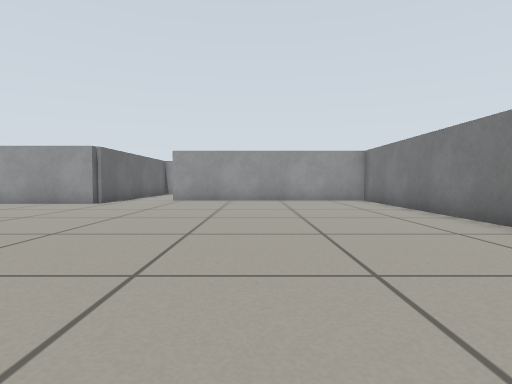
View 1 (above)

12 first-person views from a walk through a robot-simulator world made for Gazebo. The camera is 0.39 m above the floor, tilts 2° down and sees 80° across. The floor is counted in squares, 0.5 m on a side. Each view is taken from the middle of a square. On the plan, view 1 faces up. The plan holds only what a view shows up to about 10 squares ahead; the rest is blank. Robots are left out.

View 2
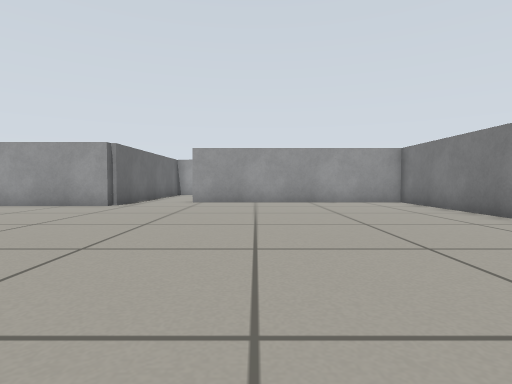

View 3
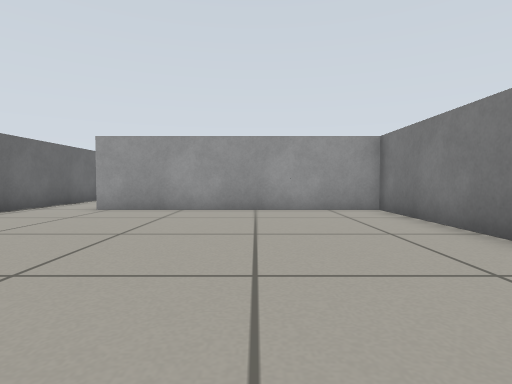

View 4
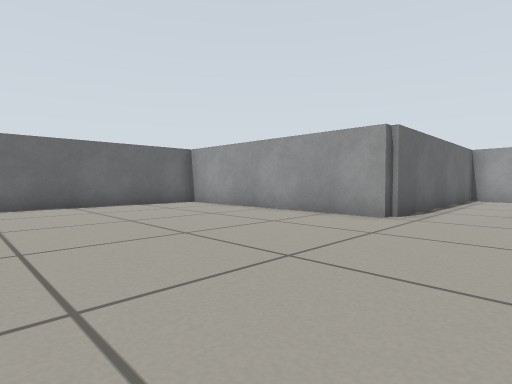

View 5
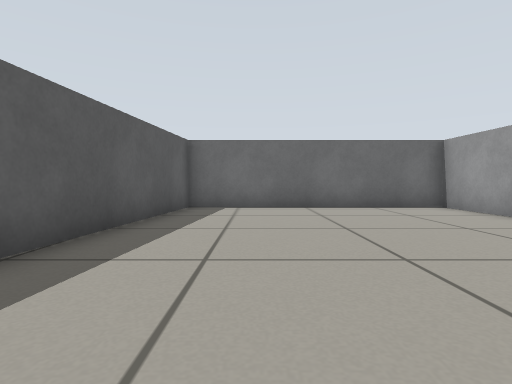

View 6
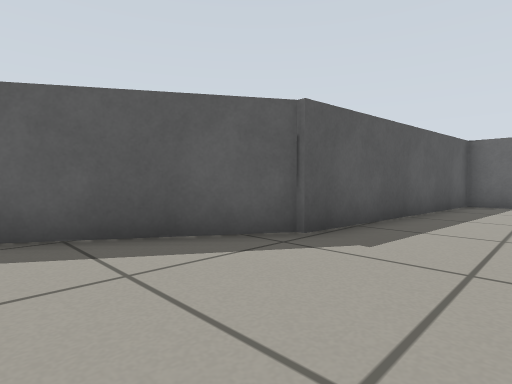

View 7
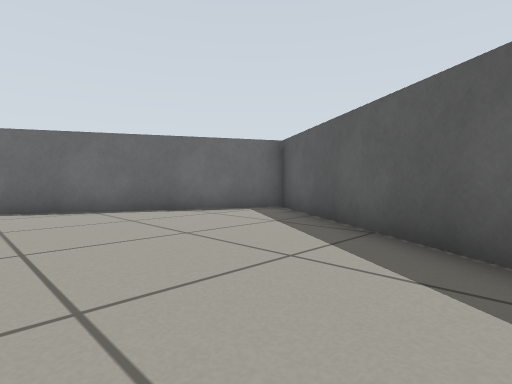

View 8
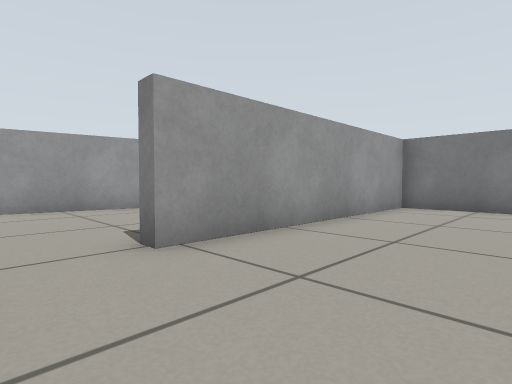

View 9
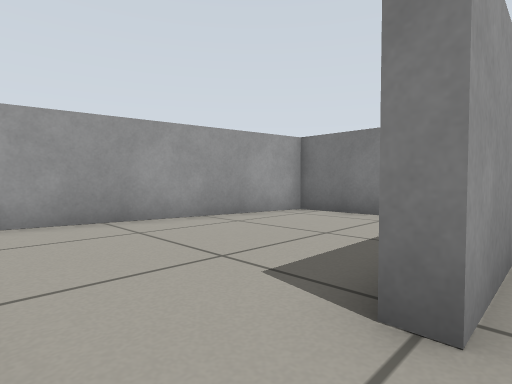

View 10
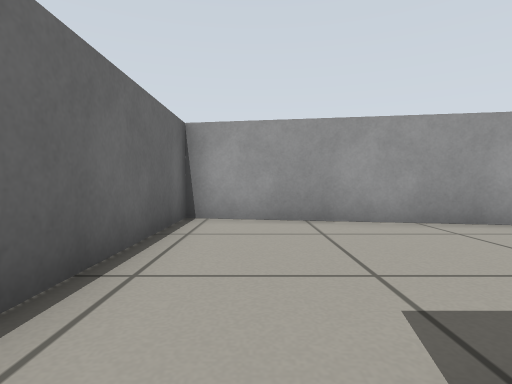

View 11
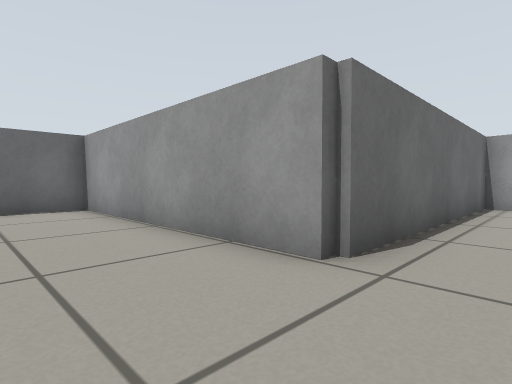

View 12
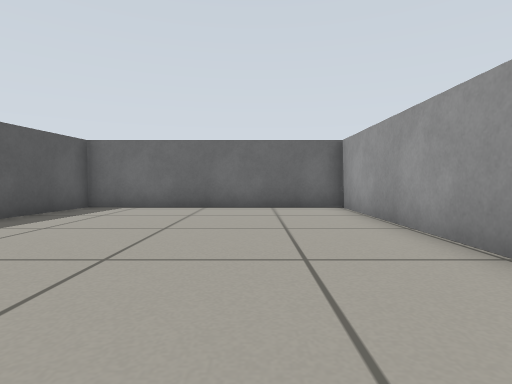

### Floor plan
Points are (right, up) in squares from view 1. A wall is a line through its corners. A room is listed if a view was taken in it or the views show most of it. See-through windows are left out.
Room 1 (views 1, 2, 3, 4, 5, 6, 7, 8, 9, 10, 11, 12)
walls: (-5.8, 2.2) (1, -2.1) (4.2, 4.3); (-5.5, 12.5) (-5.5, 10.6) (-13.1, 10.6) (-13.1, 3) (-5.6, 2.3); (4.4, 5.1) (4.4, 12.3) (-3.3, 12.3)
ways out: opening at (-4.5, 13) to room 2
Room 2 (no view inside)
walls: (-3.3, 12.3) (-3.3, 12.8); (1.9, 14.9) (1.9, 17.2) (-5.5, 18.4) (-5.5, 12.5)
ways out: opening at (-4.5, 13) to room 1

Where each view was taken, in squares from view 1:
view 1: 0 up, 0 right, facing up
view 2: 1 up, 1 left, facing up
view 3: 4 up, 1 right, facing up
view 4: 4 up, 3 left, facing up-left
view 5: 5 up, 4 left, facing left
view 6: 5 up, 2 left, facing down-left
view 7: 5 up, 5 left, facing down-right
view 8: 9 up, 5 left, facing up-right
view 9: 12 up, 5 left, facing up-right
view 10: 12 up, 4 left, facing up
view 11: 8 up, 4 left, facing up-left
view 12: 8 up, 4 left, facing left
